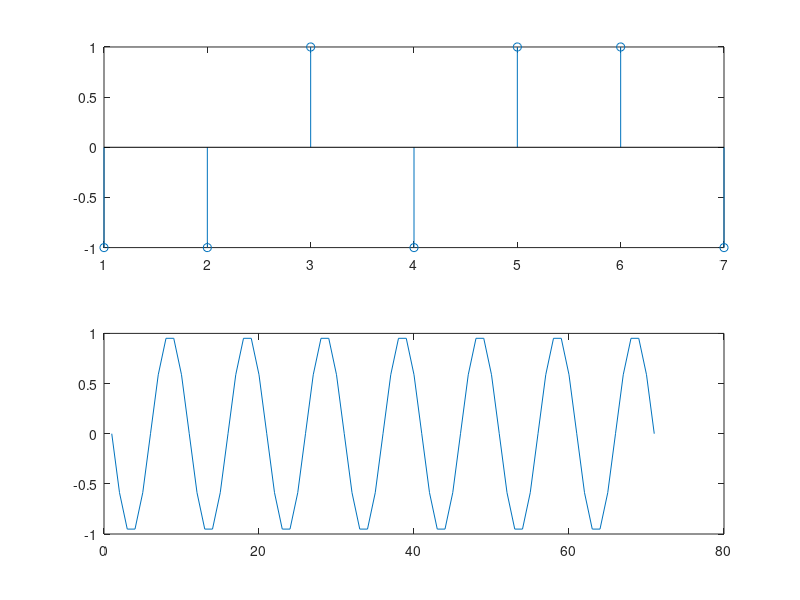
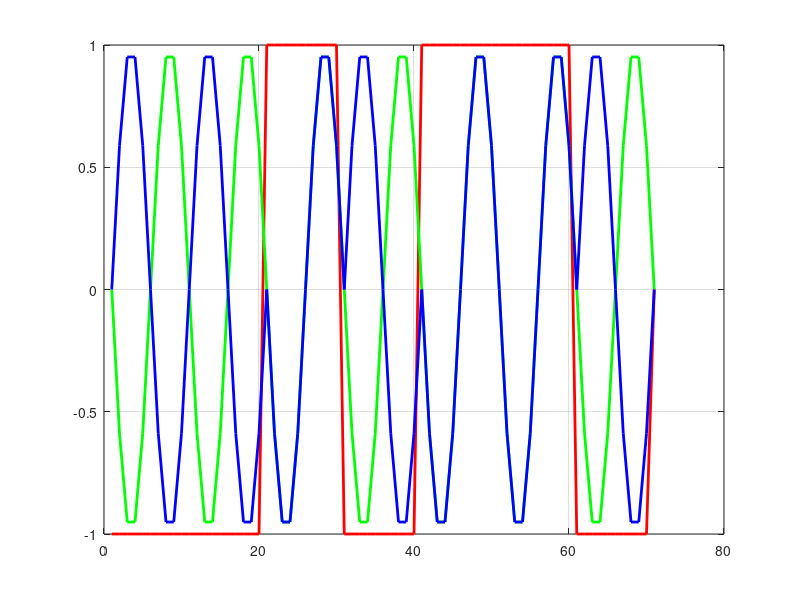
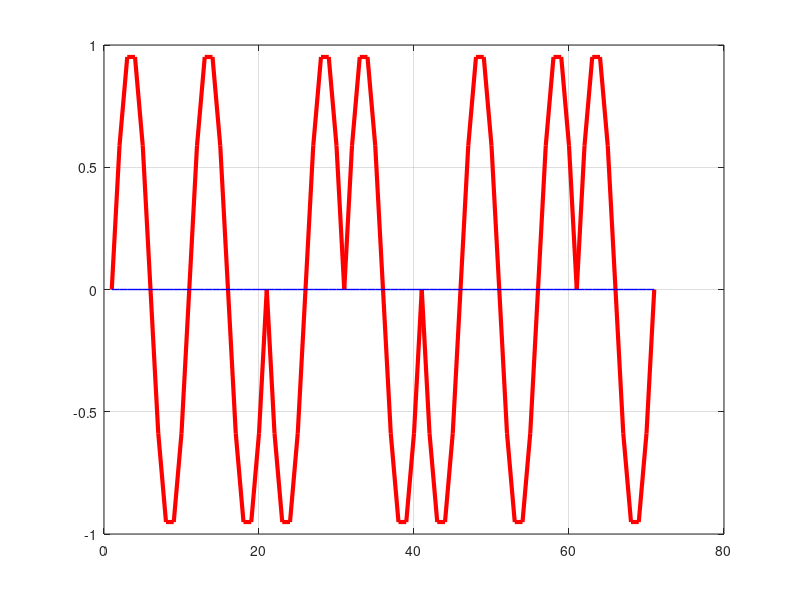
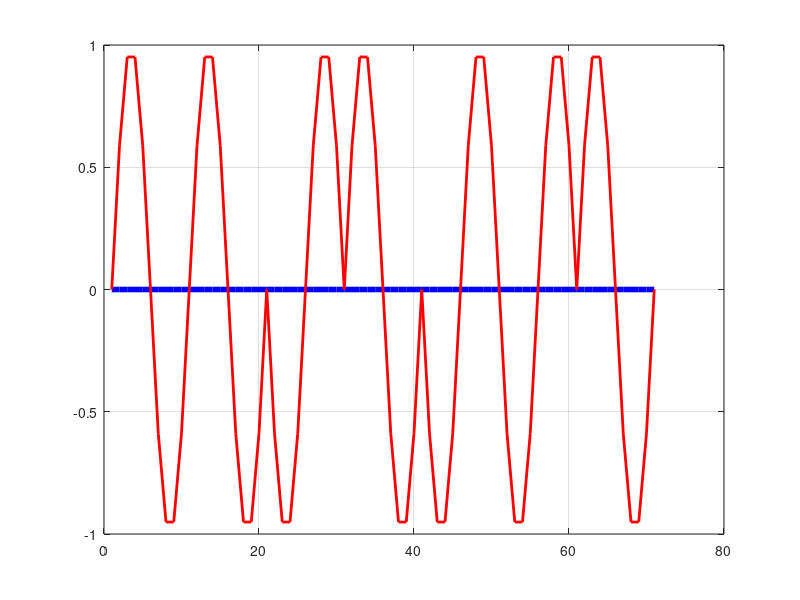

Here is the MATLAB script that generated these plots, in order:
clear all;close all; clc;
load VoiceData;
data=[ 0 0 1 0 1 1 0];
pData=data*2-1;
fc=99000000;
fcs=10*fc;
Ts=1/fcs;
Tc=1/fc;
M=1;
n=M*length(data);
t=0:Ts:n*Tc;
carrier=cos(2*pi*fc*t+(pi/2));
subplot(2,1,1);
stem(pData);
subplot(2,1,2);
plot(carrier);
%% squaredata
tp=0:Ts:Tc*M;
exdata=zeros(1,length(data)*(length(tp)-1));
index1=1;
for i=1:length(data)
    for j=1:length(tp)-1
        exdata(index1)=pData(i);
        index1=index1+1;
    end
end
exdata=[exdata 0];
figure;
plot(exdata,'r-','LineWidth',2);
hold on;
plot(carrier,'g-','LineWidth',2);
grid on;
hold on;
%% modulate
mSig=exdata.*carrier;
plot(mSig,'b-','LineWidth',2);

%% channel

SNR=3;
ch=awgn(mSig,SNR);
rx=ch/(10^6);

figure;
plot(mSig,'r-','LineWidth',3);
hold on;
plot(rx,'b-','LineWidth',1);
grid on;


%% demodulate
demSig=rx.*carrier;
figure;
plot(demSig,'b-','LineWidth',4);
grid on;
hold on
plot(mSig,'r-','LineWidth',2);
%% decode
k=1;
rcv=zeros(1,length(data)); 
index=0;
for i=1:length(data)
   index=index+1;
    sm=0;
    for j=1:length(tp)-1
        sm=sm+ demSig(k);
        k=k+1;
    end
   
    if(sm>0)
        rcv(index)=1;
    else
        rcv(index)=0;
    end
end

%% output
% tl = (0:1:Fs*Vlength-1); 
% out=zeros(1,Fs*Vlength-1);
% 
% for j=0:Fs*Vlength-1
%     out(j+1)=bi2de(rcv((j*nBits)+(1:nBits)));
% end
% out=(out/(2^nBits-1))+mini;
% plot(tl,out);
% sound(out);
